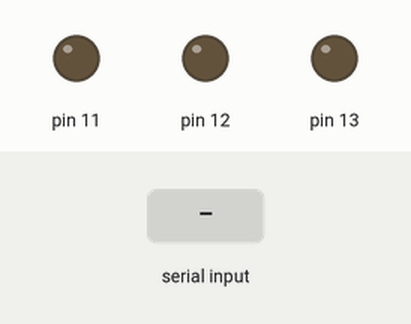
The sketch below on a simulated Arduino Uno, built with avr-gcc and run on an emulated ATmega328P. Parts: output pins drawn as LEDs (lit = HIGH). Dashed ring = blinking. The test bench sets the inputs (shaded band).

Above: at 1.2 s.
1.3 s: "4" received over Serial
At 1.55 s:
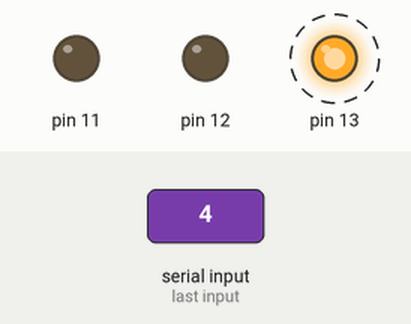
4.3 s: "2" received over Serial
At 4.7 s:
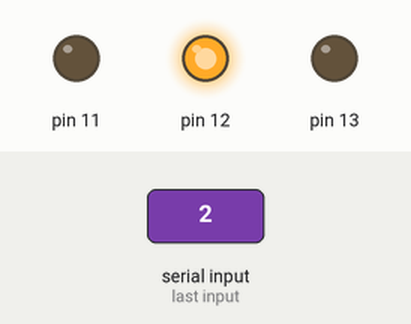
5.8 s: "1" received over Serial
At 7.0 s:
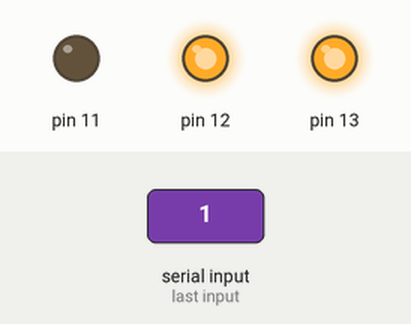
7.3 s: "3" received over Serial
At 8.2 s:
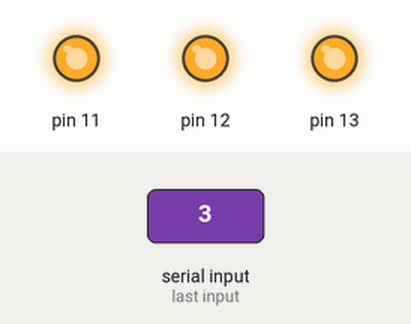
8.8 s: "5" received over Serial
At 11.5 s:
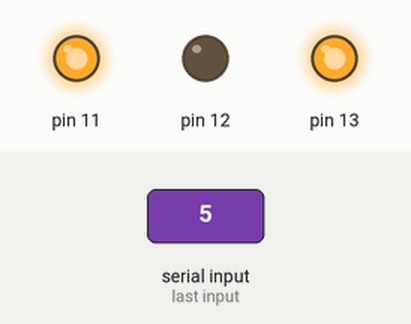
11.8 s: "6" received over Serial
At 14.3 s:
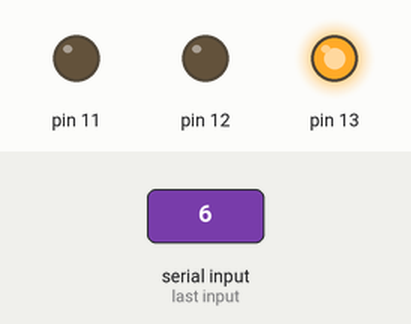
Timing chart, 0 to 15.8 s (numbered marks = the images above; inputs shaded):
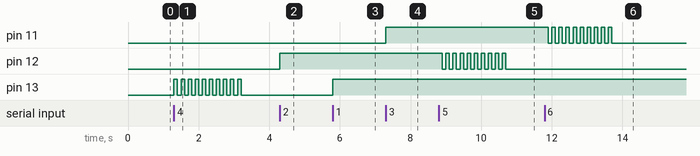

Measured:
- after the input at 1.3 s, pin 13: alternates HIGH for 0.10 s and LOW for 0.10 s, 20 changes in all, then stays LOW, starting at once
- after the input at 4.3 s, pin 12: LOW → HIGH at once
- after the input at 5.8 s, pin 13: LOW → HIGH at once
- after the input at 7.3 s, pin 11: LOW → HIGH at once
- after the input at 8.8 s, pin 12: alternates HIGH for 0.10 s and LOW for 0.10 s, 19 changes in all, then stays LOW, starting after 0.10 s
- after the input at 11.8 s, pin 11: alternates HIGH for 0.10 s and LOW for 0.10 s, 19 changes in all, then stays LOW, starting after 0.10 s

The sketch:

sketch_apr11e.ino
```cpp
void setup() {
  // put your setup code here, to run once:

  Serial.begin(9600);
  pinMode(13, OUTPUT);
  pinMode(12, OUTPUT);
  pinMode(11, OUTPUT);
}

void loop() {
  // put your main code here, to run repeatedly:
  if(Serial.available() > 0)
  {
    int data = Serial.read();
    switch(data)
    {
      case '1' : digitalWrite(13, HIGH);
             break;
      case '2' : digitalWrite(12, HIGH);
             break;
      case '3' : digitalWrite(11, HIGH);
             break;
      case '4' :
                for(int i = 0; i<10; i++)
                {
                  digitalWrite(13, HIGH);
                  delay(100);
                  digitalWrite(13, LOW);
                  delay(100);
                }
                break;
      case '5' :
                for(int i = 0;i<10;i++)
                {
                digitalWrite(12, HIGH);
                delay(100);
                digitalWrite(12, LOW);
                delay(100);
                }
                break;

      case '6' :
                for(int i = 0;i<10;i++)
                {
                digitalWrite(11, HIGH);
                delay(100);
                digitalWrite(11, LOW);
                delay(100);
                }
                break;

      default :
              digitalWrite(13, LOW);
              digitalWrite(12, LOW);
              digitalWrite(11, LOW);
              break;

     }


  }
}
```
